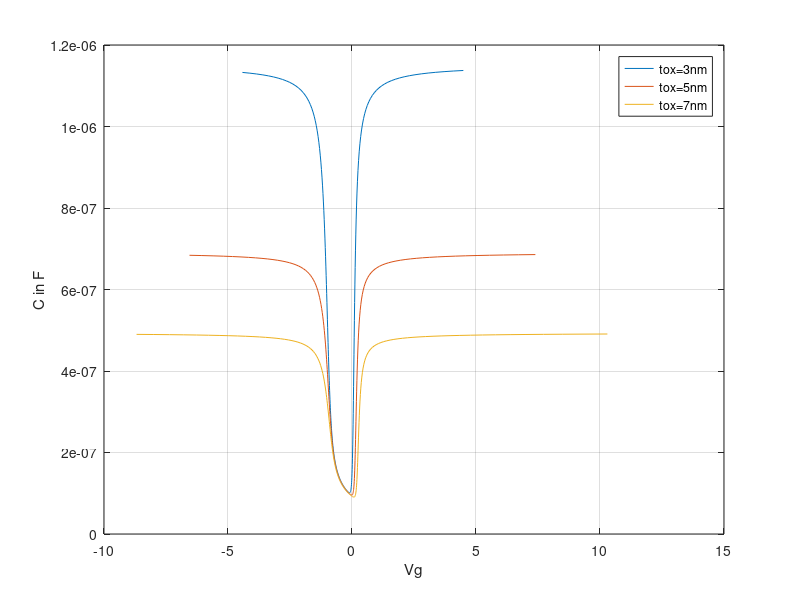

Recreate this plot in MATLAB.
%parameters
epsilon=8.854*10^-14; %F/cm^2
epsilonsi=11.8;
epsilonox=3.9;
epsi=epsilon*epsilonsi;
epox=epsilon*epsilonox;
k=1.38*10^-23; %J/K Boltzmann Constant
T=300; %Kelvin
NA=10^17; %cm^-3
ni=10^10;
tox=3*10^-7; %cm

for i=1:3
Cox=epox/tox;
q=1.6*10^-19;
k1=q/(k*T); 
k2=ni^2/NA^2;
phif=(1/k1)*log(NA/ni);
Eg=1.1;
Vfb=-(Eg/2+phif);
coeff=sqrt(2*epsi*k*T*NA);

psi=linspace(-0.25,1.1,270);

%taking derivative manually and putting the expression
Cs_express=-(coeff.*(((exp(-k1.*psi)+psi.*k1-1)+k2.*(exp(k1.*psi)-psi.*k1-1)).^(-0.5)).*((-k1.*exp(-k1.*psi)+k1)+k2.*(k1.*exp(k1.*psi)-k1)))./2;
Cs_express(51:270)=-Cs_express(51:270);
C1_express=((1./Cox)+(1./Cs_express));
C_express=1./C1_express;

%calculating charge
Q=coeff.*(((exp(-k1.*psi)+psi.*k1-1)+k2.*(exp(k1.*psi)-psi.*k1-1)).^0.5);
Q(51:270)=-Q(51:270);
Vg=Vfb+psi-(Q./Cox);
tox=tox+(2*10^-7);

figure(411);

plot(Vg, C_express); 
%plot(Vg, C_express./Cox);
hold on;
end

legend('tox=3nm', 'tox=5nm', 'tox=7nm')
hold off;
xlabel("Vg");
%ylabel("C/Cox"); 
ylabel("C in F");
grid on;


